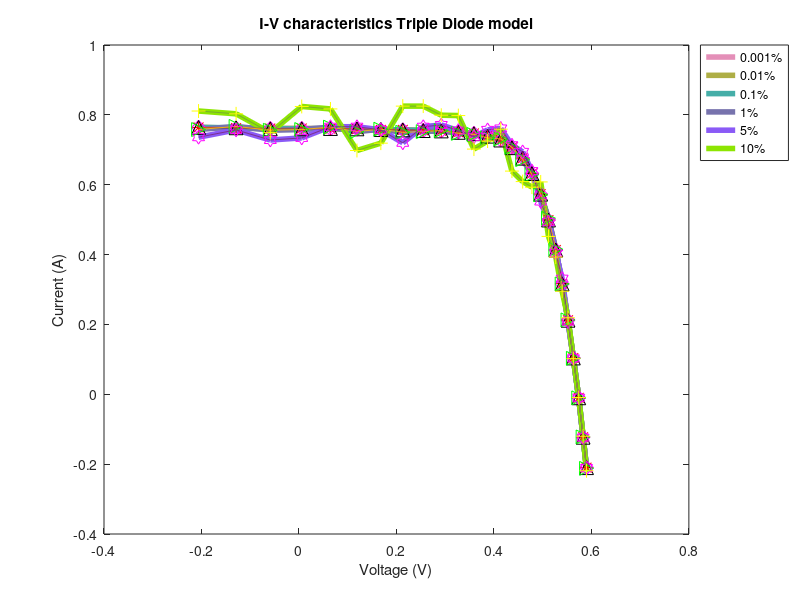

Recreate this plot in MATLAB.

p1=[...
-2.06E-01	7.64E-01	7.64E-01	7.64E-01	7.64E-01	7.64E-01	7.64E-01	7.58E-01	7.58E-01	7.36E-01	7.36E-01	8.11E-01	8.11E-01
-1.29E-01	7.62E-01	7.62E-01	7.62E-01	7.62E-01	7.63E-01	7.63E-01	7.67E-01	7.67E-01	7.57E-01	7.57E-01	8.03E-01	8.03E-01
-5.88E-02	7.61E-01	7.61E-01	7.61E-01	7.61E-01	7.60E-01	7.60E-01	7.56E-01	7.56E-01	7.28E-01	7.28E-01	7.49E-01	7.49E-01
5.70E-03	7.61E-01	7.61E-01	7.61E-01	7.61E-01	7.60E-01	7.60E-01	7.58E-01	7.58E-01	7.34E-01	7.34E-01	8.24E-01	8.24E-01
6.46E-02	7.60E-01	7.60E-01	7.60E-01	7.60E-01	7.61E-01	7.61E-01	7.65E-01	7.65E-01	7.66E-01	7.66E-01	8.17E-01	8.17E-01
1.19E-01	7.59E-01	7.59E-01	7.59E-01	7.59E-01	7.60E-01	7.60E-01	7.52E-01	7.52E-01	7.66E-01	7.66E-01	6.98E-01	6.98E-01
1.68E-01	7.57E-01	7.57E-01	7.57E-01	7.57E-01	7.58E-01	7.58E-01	7.59E-01	7.59E-01	7.57E-01	7.57E-01	7.19E-01	7.19E-01
2.13E-01	7.57E-01	7.57E-01	7.57E-01	7.57E-01	7.57E-01	7.57E-01	7.50E-01	7.50E-01	7.20E-01	7.20E-01	8.25E-01	8.25E-01
2.55E-01	7.56E-01	7.56E-01	7.55E-01	7.55E-01	7.55E-01	7.55E-01	7.52E-01	7.52E-01	7.66E-01	7.66E-01	8.25E-01	8.25E-01
2.92E-01	7.54E-01	7.54E-01	7.54E-01	7.54E-01	7.54E-01	7.54E-01	7.55E-01	7.55E-01	7.71E-01	7.71E-01	7.99E-01	7.99E-01
3.27E-01	7.50E-01	7.50E-01	7.51E-01	7.51E-01	7.50E-01	7.50E-01	7.47E-01	7.47E-01	7.55E-01	7.55E-01	7.98E-01	7.98E-01
3.59E-01	7.47E-01	7.47E-01	7.47E-01	7.47E-01	7.46E-01	7.46E-01	7.44E-01	7.44E-01	7.37E-01	7.37E-01	7.02E-01	7.02E-01
3.87E-01	7.39E-01	7.39E-01	7.39E-01	7.39E-01	7.39E-01	7.39E-01	7.34E-01	7.34E-01	7.57E-01	7.57E-01	7.25E-01	7.25E-01
4.14E-01	7.28E-01	7.28E-01	7.28E-01	7.28E-01	7.28E-01	7.28E-01	7.31E-01	7.31E-01	7.61E-01	7.61E-01	7.59E-01	7.59E-01
4.37E-01	7.07E-01	7.07E-01	7.07E-01	7.07E-01	7.06E-01	7.06E-01	7.07E-01	7.07E-01	7.13E-01	7.13E-01	6.39E-01	6.39E-01
4.59E-01	6.76E-01	6.76E-01	6.76E-01	6.76E-01	6.76E-01	6.76E-01	6.72E-01	6.72E-01	6.94E-01	6.94E-01	6.09E-01	6.09E-01
4.78E-01	6.32E-01	6.32E-01	6.32E-01	6.32E-01	6.32E-01	6.32E-01	6.29E-01	6.29E-01	6.39E-01	6.39E-01	5.93E-01	5.93E-01
4.96E-01	5.73E-01	5.73E-01	5.73E-01	5.73E-01	5.73E-01	5.73E-01	5.71E-01	5.71E-01	5.52E-01	5.52E-01	6.08E-01	6.08E-01
5.12E-01	4.99E-01	4.99E-01	4.99E-01	4.99E-01	4.99E-01	4.99E-01	5.04E-01	5.04E-01	4.93E-01	4.93E-01	4.52E-01	4.52E-01
5.27E-01	4.13E-01	4.13E-01	4.13E-01	4.13E-01	4.13E-01	4.13E-01	4.15E-01	4.15E-01	4.04E-01	4.04E-01	3.93E-01	3.93E-01
5.40E-01	3.17E-01	3.17E-01	3.16E-01	3.16E-01	3.16E-01	3.16E-01	3.16E-01	3.16E-01	3.31E-01	3.31E-01	2.95E-01	2.95E-01
5.52E-01	2.12E-01	2.12E-01	2.12E-01	2.12E-01	2.12E-01	2.12E-01	2.13E-01	2.13E-01	2.08E-01	2.08E-01	2.19E-01	2.19E-01
5.63E-01	1.04E-01	1.04E-01	1.04E-01	1.04E-01	1.04E-01	1.04E-01	1.03E-01	1.03E-01	1.03E-01	1.03E-01	1.02E-01	1.02E-01
5.74E-01	-1.00E-02	-1.00E-02	-1.00E-02	-1.00E-02	-1.00E-02	-1.00E-02	-1.01E-02	-1.01E-02	-9.85E-03	-9.85E-03	-9.27E-03	-9.27E-03
5.83E-01	-1.23E-01	-1.23E-01	-1.23E-01	-1.23E-01	-1.23E-01	-1.23E-01	-1.22E-01	-1.22E-01	-1.24E-01	-1.24E-01	-1.20E-01	-1.20E-01
5.90E-01	-2.10E-01	-2.10E-01	-2.10E-01	-2.10E-01	-2.10E-01	-2.10E-01	-2.12E-01	-2.12E-01	-2.11E-01	-2.11E-01	-2.19E-01	-2.19E-01

];

Vp=p1(:,1);


col2=['b','g','r','c','m','y','k','b','g','r','m','m','y','k','r','c','m','y','k','b','g','r'];
col1=['x','+','*','s','d','v','^','<','>','p','h','x','+','*','s','d','v','^','<','>','p','h'];
colors = rand(14, 3);
for i=2:2:12
    
    Ip=p1(:,i);
    plot(Vp,Ip,'Color', colors(i, :),'LineWidth',4)
    hold on
end
for i=3:2:13
    
    Ie=p1(:,i);
    plot(Vp,Ie,'Marker',col1(i),'MarkerEdgeColor',col2(i),'MarkerSize',10)
    hold on
end

title('I-V characteristics Triple Diode model')
xlabel('Voltage (V)');
ylabel('Current (A)');
legend('0.001%',	'0.01%',	'0.1%',	'1%',	'5%',...
    '10%',	'Location','NorthEastOutside')

